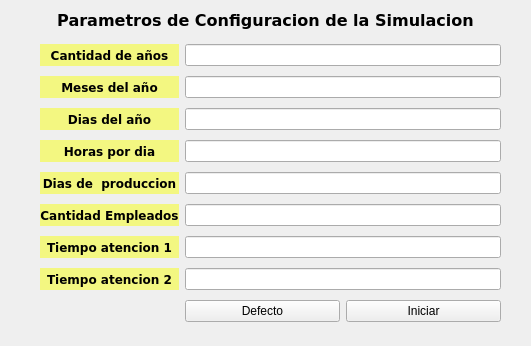
<?xml version="1.0" encoding="UTF-8"?>
<ui version="4.0">
 <class>MainWindow</class>
 <widget class="QMainWindow" name="MainWindow">
  <property name="geometry">
   <rect>
    <x>0</x>
    <y>0</y>
    <width>531</width>
    <height>346</height>
   </rect>
  </property>
  <property name="windowTitle">
   <string>Configuracion - TPFinal - Calfuquir-Moyano-Mura</string>
  </property>
  <widget class="QWidget" name="centralwidget">
   <widget class="QWidget" name="gridLayoutWidget">
    <property name="geometry">
     <rect>
      <x>40</x>
      <y>40</y>
      <width>461</width>
      <height>291</height>
     </rect>
    </property>
    <layout class="QGridLayout" name="gridLayout">
     <item row="7" column="0">
      <widget class="QLabel" name="label_7">
       <property name="font">
        <font>
         <family>DejaVu Sans</family>
         <weight>75</weight>
         <bold>true</bold>
        </font>
       </property>
       <property name="styleSheet">
        <string notr="true">background:#F3F781</string>
       </property>
       <property name="text">
        <string>Tiempo atencion 2</string>
       </property>
       <property name="alignment">
        <set>Qt::AlignCenter</set>
       </property>
      </widget>
     </item>
     <item row="6" column="1">
      <widget class="QLineEdit" name="inputTiempoAtencion1"/>
     </item>
     <item row="0" column="1">
      <widget class="QLineEdit" name="inputCantAnios">
       <property name="styleSheet">
        <string notr="true"/>
       </property>
      </widget>
     </item>
     <item row="2" column="1">
      <widget class="QLineEdit" name="cantDiasAnios"/>
     </item>
     <item row="4" column="1">
      <widget class="QLineEdit" name="cantDiasProduccion"/>
     </item>
     <item row="1" column="0">
      <widget class="QLabel" name="label_2">
       <property name="font">
        <font>
         <family>DejaVu Sans</family>
         <weight>75</weight>
         <bold>true</bold>
        </font>
       </property>
       <property name="styleSheet">
        <string notr="true">background:#F3F781</string>
       </property>
       <property name="text">
        <string>Meses del año</string>
       </property>
       <property name="alignment">
        <set>Qt::AlignCenter</set>
       </property>
      </widget>
     </item>
     <item row="1" column="1">
      <widget class="QLineEdit" name="inputMesesAnio"/>
     </item>
     <item row="3" column="0">
      <widget class="QLabel" name="label_5">
       <property name="font">
        <font>
         <family>DejaVu Sans</family>
         <weight>75</weight>
         <bold>true</bold>
        </font>
       </property>
       <property name="styleSheet">
        <string notr="true">background:#F3F781</string>
       </property>
       <property name="text">
        <string>Horas por dia</string>
       </property>
       <property name="alignment">
        <set>Qt::AlignCenter</set>
       </property>
      </widget>
     </item>
     <item row="6" column="0">
      <widget class="QLabel" name="label_6">
       <property name="font">
        <font>
         <family>DejaVu Sans</family>
         <weight>75</weight>
         <bold>true</bold>
        </font>
       </property>
       <property name="styleSheet">
        <string notr="true">background:#F3F781</string>
       </property>
       <property name="text">
        <string>Tiempo atencion 1</string>
       </property>
       <property name="alignment">
        <set>Qt::AlignCenter</set>
       </property>
      </widget>
     </item>
     <item row="5" column="1">
      <widget class="QLineEdit" name="inputCantEmpleados"/>
     </item>
     <item row="4" column="0">
      <widget class="QLabel" name="label_4">
       <property name="font">
        <font>
         <family>DejaVu Sans</family>
         <weight>75</weight>
         <bold>true</bold>
        </font>
       </property>
       <property name="styleSheet">
        <string notr="true">background:#F3F781</string>
       </property>
       <property name="text">
        <string>Dias de  produccion</string>
       </property>
       <property name="alignment">
        <set>Qt::AlignCenter</set>
       </property>
      </widget>
     </item>
     <item row="2" column="0">
      <widget class="QLabel" name="label_3">
       <property name="font">
        <font>
         <family>DejaVu Sans</family>
         <weight>75</weight>
         <bold>true</bold>
        </font>
       </property>
       <property name="styleSheet">
        <string notr="true">background:#F3F781</string>
       </property>
       <property name="text">
        <string>Dias del año</string>
       </property>
       <property name="alignment">
        <set>Qt::AlignCenter</set>
       </property>
      </widget>
     </item>
     <item row="5" column="0">
      <widget class="QLabel" name="label_9">
       <property name="font">
        <font>
         <family>DejaVu Sans</family>
         <weight>75</weight>
         <bold>true</bold>
        </font>
       </property>
       <property name="styleSheet">
        <string notr="true">background:#F3F781</string>
       </property>
       <property name="text">
        <string>Cantidad Empleados</string>
       </property>
       <property name="alignment">
        <set>Qt::AlignCenter</set>
       </property>
      </widget>
     </item>
     <item row="3" column="1">
      <widget class="QLineEdit" name="cantHorasDia"/>
     </item>
     <item row="0" column="0">
      <widget class="QLabel" name="label">
       <property name="font">
        <font>
         <family>DejaVu Sans</family>
         <weight>75</weight>
         <bold>true</bold>
        </font>
       </property>
       <property name="styleSheet">
        <string notr="true">background:#F3F781</string>
       </property>
       <property name="text">
        <string>Cantidad de años</string>
       </property>
       <property name="alignment">
        <set>Qt::AlignCenter</set>
       </property>
      </widget>
     </item>
     <item row="7" column="1">
      <widget class="QLineEdit" name="inputTiempoAtencion2"/>
     </item>
     <item row="8" column="1">
      <layout class="QHBoxLayout" name="horizontalLayout">
       <item>
        <widget class="QPushButton" name="btnDefecto">
         <property name="text">
          <string>Defecto</string>
         </property>
        </widget>
       </item>
       <item>
        <widget class="QPushButton" name="btnIniciarSimulacion">
         <property name="text">
          <string>Iniciar</string>
         </property>
        </widget>
       </item>
      </layout>
     </item>
    </layout>
   </widget>
   <widget class="QLabel" name="label_8">
    <property name="geometry">
     <rect>
      <x>10</x>
      <y>10</y>
      <width>511</width>
      <height>21</height>
     </rect>
    </property>
    <property name="font">
     <font>
      <family>DejaVu Sans</family>
      <pointsize>12</pointsize>
      <weight>75</weight>
      <bold>true</bold>
     </font>
    </property>
    <property name="text">
     <string>Parametros de Configuracion de la Simulacion</string>
    </property>
    <property name="textFormat">
     <enum>Qt::LogText</enum>
    </property>
    <property name="alignment">
     <set>Qt::AlignCenter</set>
    </property>
   </widget>
  </widget>
 </widget>
 <resources/>
 <connections/>
</ui>
